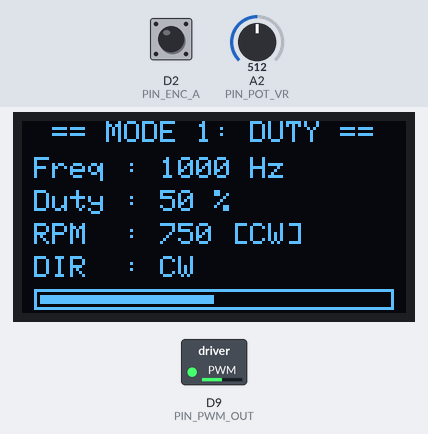
Recording of a sketch running on a simulated Arduino Zero (SAMD21). Parts: 128×64 one-colour display, switched loads named in the sketch (green lamp = pin HIGH). The inputs (shaded band) are chosen by the test bench; at power-on: A2 (PIN_POT_VR) = 512, D2 (PIN_ENC_A) HIGH.

Above: at 1.8 s.
1.9 s: A2 (PIN_POT_VR) set to 529
At 2.6 s:
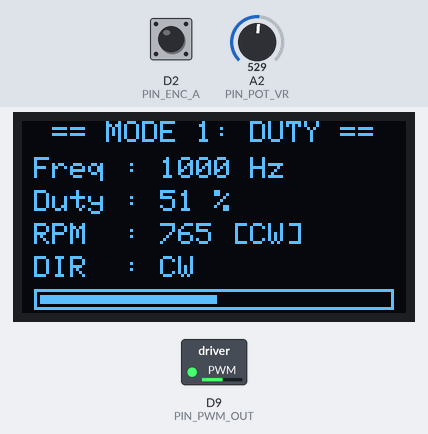
3.5 s: A2 (PIN_POT_VR) set to 12
At 4.5 s:
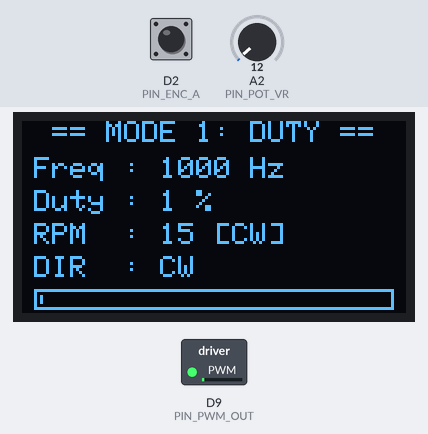
5.1 s: A2 (PIN_POT_VR) set to 9
At 5.7 s:
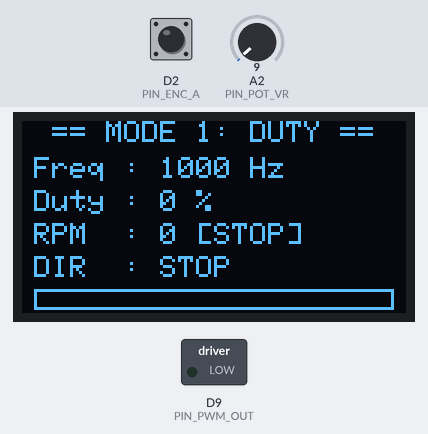
6.6 s: A2 (PIN_POT_VR) set to 900
At 7.8 s:
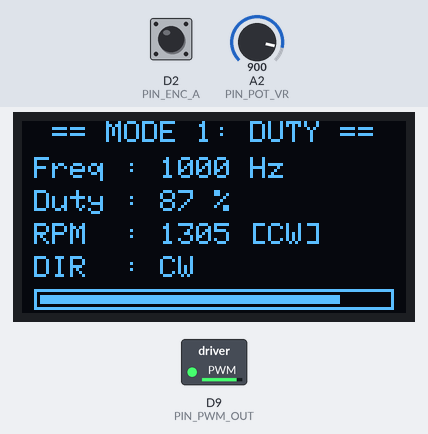
8.1 s: A2 (PIN_POT_VR) set to 910
At 9.2 s:
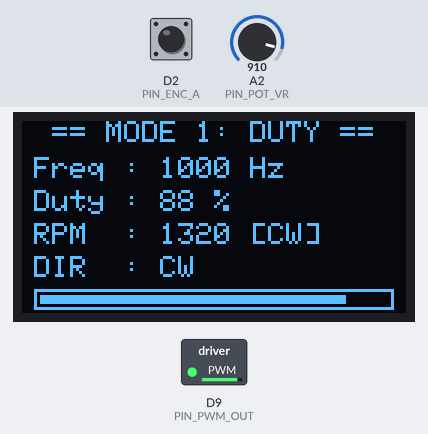
Timing chart, 0 to 10.6 s (numbered marks = the images above; inputs shaded):
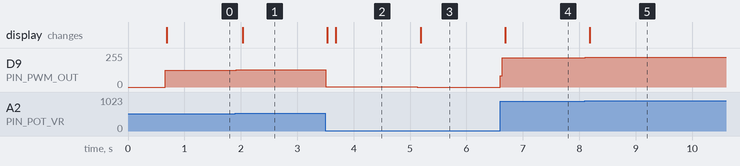

The sketch:

Arduino_OLED_Mode1_Duty.ino
```cpp
/*
 * =====================================================================================
 * Project: Arduino Standalone OLED Mode 1 - Duty Cycle Control (0 - 100%)
 * Frequency: Fixed 1,000 Hz
 * Motor Base: 1,500 RPM Max
 *
 * Hardware Pinout (Arduino Uno / Nano / Mega):
 * - Potentiometer VR: Pin A2 (Analog In 0 - 5V / 0 - 1023)
 * - PWM Output:       Pin 9 (Timer 1 OC1A, Hardware 16-bit Fast PWM 1,000 Hz)
 * - OLED Display:     I2C (SDA = Pin A4, SCL = Pin A5, VCC = 5V/3.3V, GND = GND)
 * - Motor Encoder:    Phase A = Pin 2 (Interrupt INT0), Phase B = Pin 3
 *
 * Hardware Pinout (STM32duino / Nucleo-64 F410RB via Arduino IDE):
 * - Potentiometer VR: Pin A2 (PA4)
 * - PWM Output:       Pin D7 (PA8 / TIM1_CH1) or Pin D9
 * - OLED Display:     Pin D14 (PB9 SDA), Pin D15 (PB8 SCL)
 * - Motor Encoder:    Pin A0 (PA0), Pin A1 (PA1)
 * =====================================================================================
 */

#include <Wire.h>
#include <Adafruit_GFX.h>
#include <Adafruit_SSD1306.h>

// --- ตั้งค่าจอ OLED SSD1306 ---
#define SCREEN_WIDTH 128
#define SCREEN_HEIGHT 64
#define OLED_RESET    -1     // ใช้ -1 ถ้าไม่มีขา RESET แยก
#define OLED_ADDR     0x3C   // Address มาตรฐานของ I2C OLED (0x3C หรือ 0x3D)

Adafruit_SSD1306 display(SCREEN_WIDTH, SCREEN_HEIGHT, &Wire, OLED_RESET);

// --- กำหนดขาใช้งาน ---
#define PIN_POT_VR    A2     // ขาอ่านตัวต้านทานปรับค่าได้ (Potentiometer)
#define PIN_PWM_OUT   9      // ขาสัญญาณ PWM (Pin 9: OC1A Timer 1)
#define PIN_ENC_A     2      // ขา Encoder Phase A (Interrupt 0)
#define PIN_ENC_B     3      // ขา Encoder Phase B

// --- พารามิเตอร์มอเตอร์ & Encoder ---
#define MOTOR_MAX_RPM 1500   // ความเร็วรอบสูงสุดของมอเตอร์ที่ Duty 100%
#define ENCODER_PPR   100    // Pulse Per Revolution ของ Encoder

// --- ตัวแปรระบบ ---
volatile long enc_count = 0;
long prev_enc_count = 0;
float rpm_disp = 0.0;
String dir_str = "STOP";     // CW, CCW, หรือ STOP

uint16_t duty_val = 0;       // 0 - 100 %
uint32_t adc_val = 0;
const uint16_t fixed_freq = 1000; // ความถี่คงที่ 1,000 Hz

// ตัวจับเวลา Non-blocking
unsigned long last_adc_tick = 0;
unsigned long last_enc_tick = 0;
unsigned long last_oled_tick = 0;

// =====================================================================================
// ฟังก์ชัน Interrupt ตัวนับ Encoder
// =====================================================================================
void isr_encoder() {
  if (digitalRead(PIN_ENC_B) == HIGH) {
    enc_count++;
  } else {
    enc_count--;
  }
}

// =====================================================================================
// ตั้งค่า Hardware PWM 1,000 Hz บน Pin 9
// =====================================================================================
void setupPWM1000Hz() {
#if defined(__AVR__)
  // สำหรับ Arduino Uno / Nano / Mega (ATmega328P)
  // ใช้ Timer 1 ในโหมด Fast PWM 16-bit (Mode 14: ICR1 เป็น TOP)
  // Prescaler = 8 -> ความถี่นับ = 16 MHz / 8 = 2 MHz
  // TOP (ICR1) = (2,000,000 / 1000) - 1 = 1999 (ได้ความถี่ 1,000 Hz พอดี)
  pinMode(PIN_PWM_OUT, OUTPUT);
  TCCR1A = _BV(COM1A1) | _BV(WGM11);            // Non-inverting PWM บน OC1A (Pin 9)
  TCCR1B = _BV(WGM13) | _BV(WGM12) | _BV(CS11); // Prescaler = 8, Mode 14
  ICR1 = 1999;                                   // 1,000 Hz
  OCR1A = 0;                                     // เริ่มต้น Duty = 0%
#elif defined(ARDUINO_ARCH_STM32)
  // สำหรับ STM32duino
  pinMode(PIN_PWM_OUT, OUTPUT);
  analogWriteFrequency(fixed_freq);
  analogWriteResolution(12);
  analogWrite(PIN_PWM_OUT, 0);
#else
  pinMode(PIN_PWM_OUT, OUTPUT);
  analogWrite(PIN_PWM_OUT, 0);
#endif
}

// ฟังก์ชันอัปเดต Duty Cycle ไปยังฮาร์ดแวร์ PWM
void setDutyCycle(uint8_t duty) {
  duty = constrain(duty, 0, 100);
#if defined(__AVR__)
  // ที่ ICR1 = 1999: OCR1A = (duty * 2000) / 100 = duty * 20
  OCR1A = ((unsigned long)duty * 2000UL) / 100UL;
#elif defined(ARDUINO_ARCH_STM32)
  uint32_t val = ((uint32_t)duty * 4095UL) / 100UL;
  analogWrite(PIN_PWM_OUT, val);
#else
  uint16_t val = ((uint16_t)duty * 255) / 100;
  analogWrite(PIN_PWM_OUT, val);
#endif
}

// =====================================================================================
// ฟังก์ชันอ่านค่า ADC พร้อมกรองสัญญาณรบกวน (เฉลี่ย 8 ครั้ง)
// =====================================================================================
uint16_t readADCFiltered(uint8_t pin) {
  uint32_t sum = 0;
  for (int i = 0; i < 8; i++) {
    sum += analogRead(pin);
    delayMicroseconds(50);
  }
  return sum / 8;
}

// =====================================================================================
// ฟังก์ชันวาดแถบกราฟิก Progress Bar บนจอ OLED
// =====================================================================================
void drawProgressBar(int x, int y, int w, int h, int pct) {
  pct = constrain(pct, 0, 100);
  display.drawRect(x, y, w, h, SSD1306_WHITE);
  int fill_w = ((w - 4) * pct) / 100;
  if (fill_w > 0) {
    display.fillRect(x + 2, y + 2, fill_w, h - 4, SSD1306_WHITE);
  }
}

// =====================================================================================
// SETUP
// =====================================================================================
void setup() {
  Serial.begin(115200);

  // 1. ตั้งค่า PWM 1,000 Hz
  setupPWM1000Hz();

  // 2. ตั้งค่า Encoder Interrupt
  pinMode(PIN_ENC_A, INPUT_PULLUP);
  pinMode(PIN_ENC_B, INPUT_PULLUP);
  attachInterrupt(digitalPinToInterrupt(PIN_ENC_A), isr_encoder, RISING);

  // 3. เริ่มต้นจอ OLED
  Wire.begin();
  if (!display.begin(SSD1306_SWITCHCAPVCC, OLED_ADDR)) {
    Serial.println(F("OLED init failed! Check connections."));
  }

  display.clearDisplay();
  display.setTextSize(1);
  display.setTextColor(SSD1306_WHITE);
  display.setCursor(15, 20);
  display.println(F("ARDUINO OLED OK"));
  display.setCursor(20, 36);
  display.println(F("MODE 1: DUTY"));
  display.display();
  delay(600);
}

// =====================================================================================
// LOOP
// =====================================================================================
void loop() {
  unsigned long current_millis = millis();

  // -----------------------------------------------------------------------------------
  // 1. อ่านค่า VR (A2) และอัปเดต PWM ทุก 30 ms
  // -----------------------------------------------------------------------------------
  if (current_millis - last_adc_tick >= 30) {
    last_adc_tick = current_millis;

    adc_val = readADCFiltered(PIN_POT_VR);

#if defined(ARDUINO_ARCH_STM32)
    duty_val = map(adc_val, 0, 4095, 0, 100);
#else
    duty_val = map(adc_val, 0, 1023, 0, 100);
#endif
    duty_val = constrain(duty_val, 0, 100);

    setDutyCycle(duty_val);
  }

  // -----------------------------------------------------------------------------------
  // 2. คำนวณความเร็วรอบ (RPM) และทิศทางหมุน (CW / CCW) ทุก 100 ms
  // -----------------------------------------------------------------------------------
  if (current_millis - last_enc_tick >= 100) {
    unsigned long dt = current_millis - last_enc_tick;
    last_enc_tick = current_millis;

    long diff = enc_count - prev_enc_count;
    prev_enc_count = enc_count;

    if (abs(diff) > 2) {
      if (diff > 0) dir_str = "CW";
      else dir_str = "CCW";

      rpm_disp = ((float)abs(diff) * 60000.0) / ((4.0 * ENCODER_PPR) * (float)dt);
    } else {
      if (duty_val > 0) {
        dir_str = "CW";
        rpm_disp = ((float)duty_val * (float)MOTOR_MAX_RPM) / 100.0;
      } else {
        dir_str = "STOP";
        rpm_disp = 0.0;
      }
    }
  }

  // -----------------------------------------------------------------------------------
  // 3. รีเฟรชหน้าจอ OLED ทุก 150 ms
  // -----------------------------------------------------------------------------------
  if (current_millis - last_oled_tick >= 150) {
    last_oled_tick = current_millis;

    display.clearDisplay();
    display.setTextSize(1);
    display.setTextColor(SSD1306_WHITE);

    // บรรทัดที่ 1: Header
    display.setCursor(10, 0);
    display.print(F("== MODE 1: DUTY =="));

    // บรรทัดที่ 2: ความถี่
    display.setCursor(4, 12);
    display.print(F("Freq : 1000 Hz"));

    // บรรทัดที่ 3: Duty Cycle
    display.setCursor(4, 23);
    display.print(F("Duty : "));
    display.print(duty_val);
    display.print(F(" %"));

    // บรรทัดที่ 4: ความเร็วรอบ RPM พร้อมทิศทาง
    display.setCursor(4, 34);
    display.print(F("RPM  : "));
    display.print((int)rpm_disp);
    display.print(F(" ["));
    display.print(dir_str);
    display.print(F("]"));

    // บรรทัดที่ 5: ทิศทางหมุนชัดเจน
    display.setCursor(4, 45);
    display.print(F("DIR  : "));
    display.print(dir_str);

    // บรรทัดที่ 6: Progress Bar (0 - 100%)
    drawProgressBar(4, 56, 120, 7, duty_val);

    display.display();
  }
}
```

Measured:
- the behaviour switches between 521 and 522 on A2 (PIN_POT_VR) (found by bisection; images 0 and 1)
- the behaviour switches between 11 and 10 on A2 (PIN_POT_VR) (found by bisection; images 2 and 3)
- the behaviour switches between 900 and 901 on A2 (PIN_POT_VR) (found by bisection; images 4 and 5)
- after the input at 1.9 s, D9 (PIN_PWM_OUT): 127/255 → 130/255 at once; the display: changes after 0.13 s (image 1)
- after the input at 3.5 s, D9 (PIN_PWM_OUT): 130/255 → 2/255 at once; the display: first changes at once (image 2 shows a later state)
- after the input at 5.1 s, D9 (PIN_PWM_OUT): 2/255 → 0/255 at once; the display: changes after 0.09 s (image 3)
- after the input at 6.6 s, D9 (PIN_PWM_OUT): 0/255 → 221/255 at once; the display: changes after 0.09 s (image 4)
- after the input at 8.1 s, D9 (PIN_PWM_OUT): 221/255 → 224/255 at once; the display: changes after 0.09 s (image 5)
